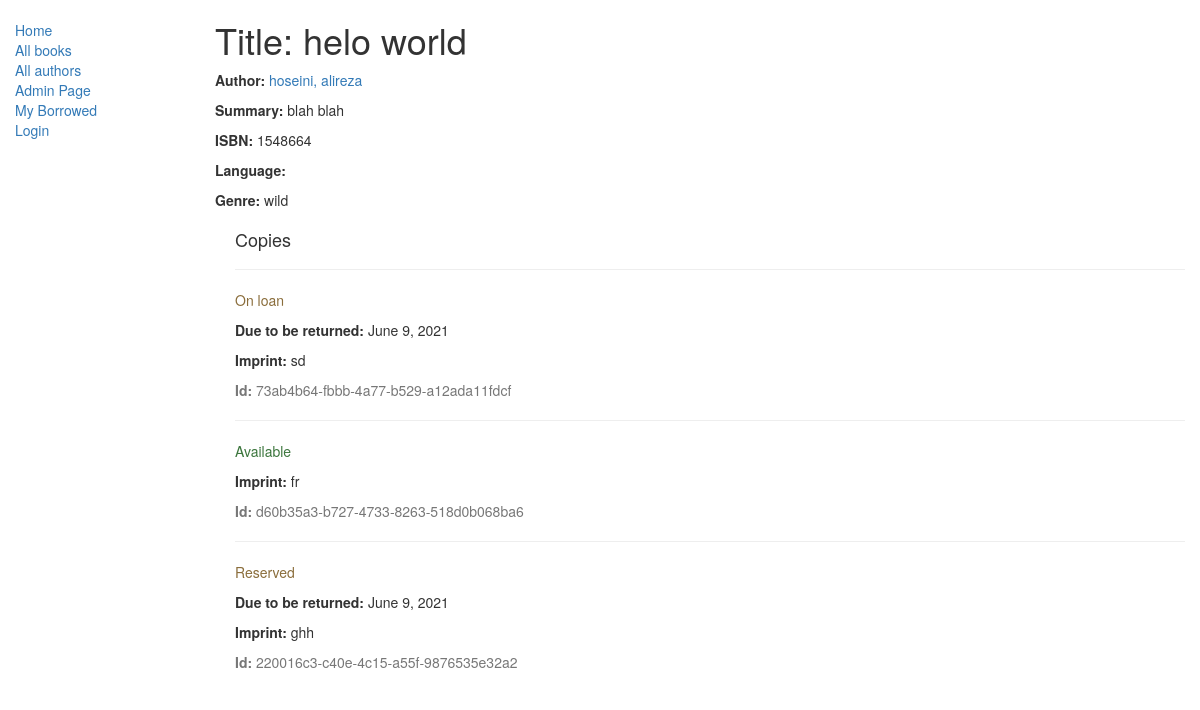
/catalog/book/1, run on the app's committed database.
### catalog/models.py (models this page shows, shortened)
class Book(models.Model):
    title = models.CharField(max_length=200)
    author = models.ForeignKey('Author', on_delete=models.SET_NULL, null=True)
    summary = models.TextField(max_length=1000, help_text="Enter a brief description of the book")
    isbn = models.CharField('ISBN',max_length=13, help_text='13 Character <a href="https://www.isbn-international.org/content/what-isbn">ISBN number</a>')
    genre = models.ManyToManyField(Genre, help_text="Select a genre for this book")
    def display_genre(self):
        """
        Creates a string for the Genre. This is required to display genre in Admin.
        """
        return ', '.join([ genre.name for genre in self.genre.all()[:3] ])
    display_genre.short_description = 'Genre'

class Author(models.Model):
    first_name = models.CharField(max_length=100)
    last_name = models.CharField(max_length=100)
    date_of_birth = models.DateField(null=True, blank=True)
    date_of_death = models.DateField('Died', null=True, blank=True)
    def __str__(self):
        return '%s, %s' % (self.last_name, self.first_name)

class Genre(models.Model):
    name = models.CharField(max_length=200, help_text="Enter a book genre (e.g. Science Fiction, French Poetry etc.)")
    def __str__(self):
        return self.name

class BookInstance(models.Model):
    id = models.UUIDField(primary_key=True, default=uuid.uuid4, help_text="Unique ID for this particular book across whole library")
    book = models.ForeignKey('Book', on_delete=models.SET_NULL, null=True)
    imprint = models.CharField(max_length=200)
    due_back = models.DateField(null=True, blank=True)
    LOAN_STATUS = (
        ('m', 'Maintenance'),
        ('o', 'On loan'),
        ('a', 'Available'),
        ('r', 'Reserved'),
    )
    status = models.CharField(max_length=1, choices=LOAN_STATUS, blank=True, default='m', help_text='Book availability')
    borrower = models.ForeignKey(User, on_delete=models.SET_NULL, null=True, blank=True)
    class Meta:
        ordering = ["due_back"]

### catalog/views.py (the view)
# urls.py: url(r'^book/(?P<pk>\d+)$', views.BookDetailView.as_view(), name='book-detail'),
class BookDetailView(generic.DetailView):
    model = models.Book
    template_name='catalog/book_detail.html'

### catalog/templates/catalog/book_detail.html
{% extends "catalog/base_generic.html" %}
{% block content %}
  <h1>Title: {{ book.title }}</h1>
  <p><strong>Author:</strong> <a href="">{{ book.author }}</a></p>
  <p><strong>Summary:</strong> {{ book.summary }}</p>
  <p><strong>ISBN:</strong> {{ book.isbn }}</p>
  <p><strong>Language:</strong> {{ book.language }}</p>
  <p><strong>Genre:</strong> {% for genre in book.genre.all %} {{ genre }}{% if not forloop.last %}, {% endif %}{% endfor %}</p>
  <div style="margin-left:20px;margin-top:20px">
    <h4>Copies</h4>
    {% for copy in book.bookinstance_set.all %}
    <hr>
    <p class="{% if copy.status == 'a' %}text-success{% elif copy.status == 'm' %}text-danger{% else %}text-warning{% endif %}">{{ copy.get_status_display }}</p>
    {% if copy.status != 'a' %}<p><strong>Due to be returned:</strong> {{copy.due_back}}</p>{% endif %}
    <p><strong>Imprint:</strong> {{copy.imprint}}</p>
    <p class="text-muted"><strong>Id:</strong> {{copy.id}}</p>
    {% endfor %}
  </div>
{% endblock %}

### data on the page
Book: title "helo world", author "hoseini, alireza", summary "blah blah", isbn "1548664"
Genre: name "wild"
BookInstance: status "On loan", due_back "June 9, 2021", imprint "sd", id "73ab4b64-fbbb-4a77-b529-a12ada11fdcf"
BookInstance: status "Available", imprint "fr", id "d60b35a3-b727-4733-8263-518d0b068ba6"
BookInstance: status "Reserved", due_back "June 9, 2021", imprint "ghh", id "220016c3-c40e-4c15-a55f-9876535e32a2"
